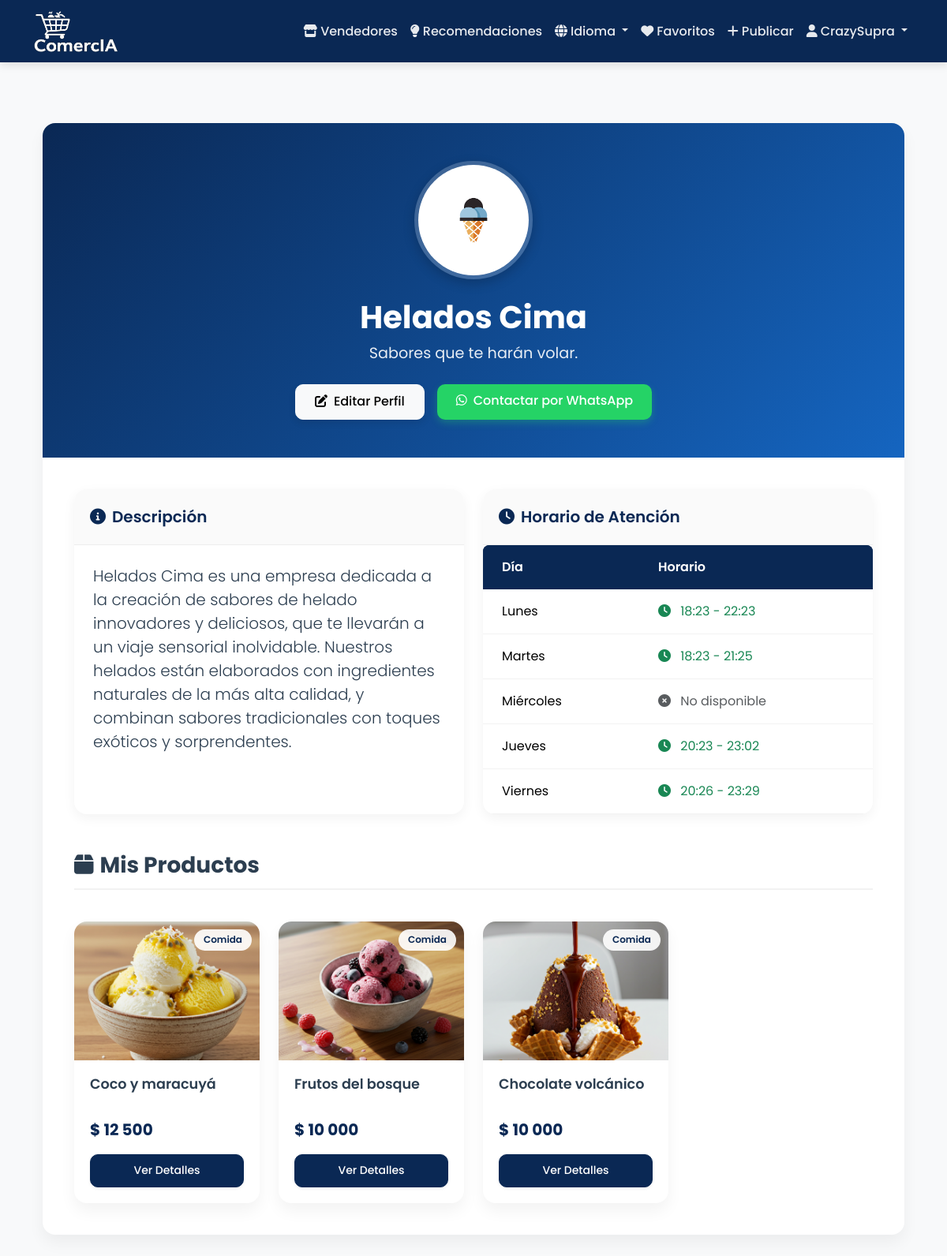
The page /es/profile/ (signed in) on the database as committed earlier.
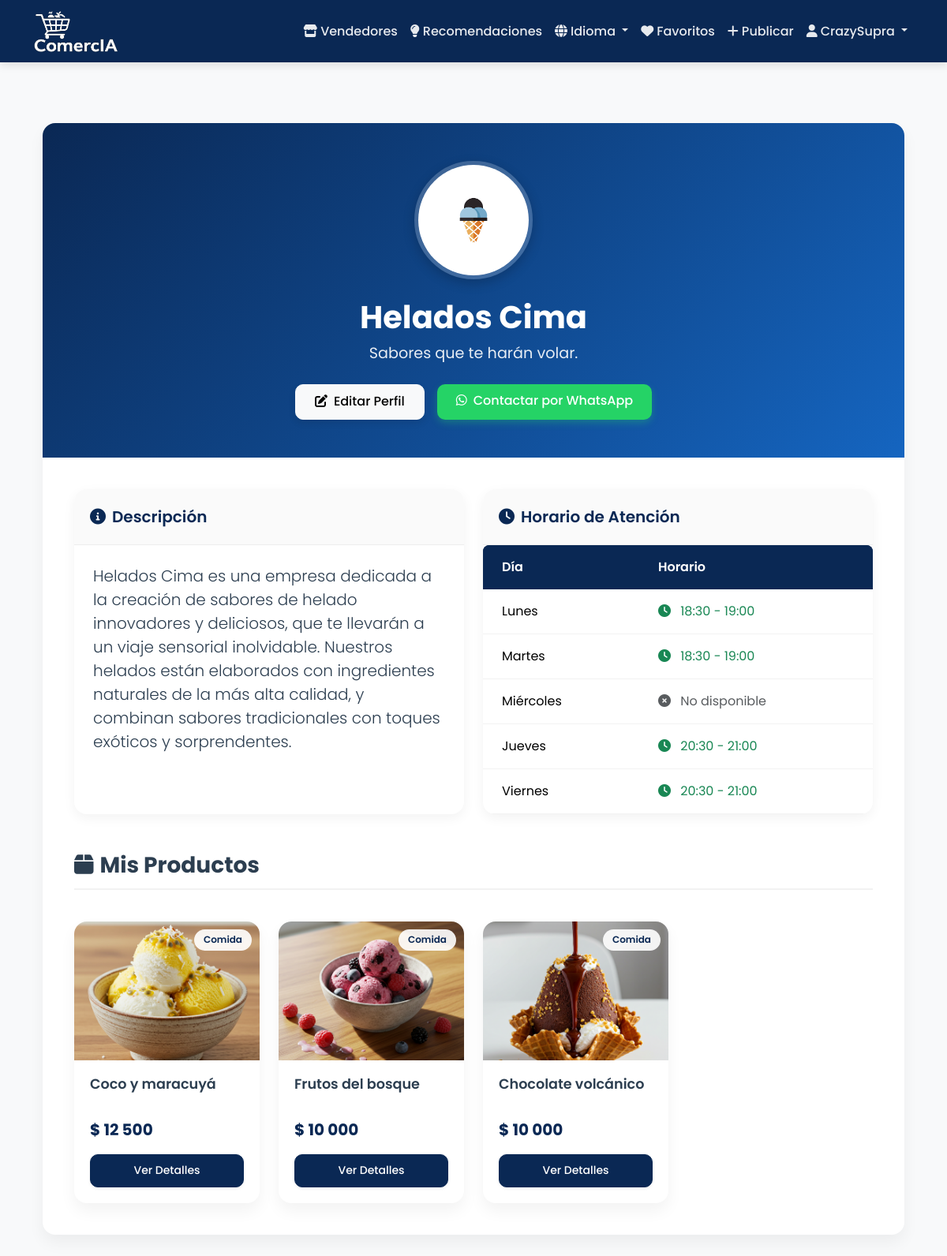
The same page on the database as committed later.
### seller_profiles/models.py (models this page shows, shortened)
class SellerProfile(models.Model):
    user = models.OneToOneField(
        User,
        on_delete=models.CASCADE,
        related_name='seller_profile'
    )
    profile_image = models.ImageField(
        upload_to='profiles/',
        verbose_name=_('Foto de perfil'),
        null=True,
        blank=True
    )
    store_name = models.CharField(
        max_length=100,
        verbose_name=_('Nombre de la tienda'),
        help_text=_('Nombre que se mostrará en tu perfil de vendedor')
    )
    slogan = models.CharField(
        max_length=200,
        verbose_name=_('Slogan'),
        help_text=_('Una frase corta que describa tu tienda'),
        blank=True,
        null=True
    )
    slogan_en = models.CharField(
        max_length=200,
        verbose_name=_('Slogan (English)'),
        help_text=_('English version of your store slogan'),
        blank=True,
        null=True
    )
    description = models.TextField(
        verbose_name=_('Descripción'),
        help_text=_('Describe tu tienda y los productos que vendes')
    )
    description_en = models.TextField(
        verbose_name=_('Descripción (English)'),
        help_text=_('Describe your store and products (English)'),
        blank=True,
        null=True
    )
    whatsapp = models.CharField(
        max_length=15,
        verbose_name=_('WhatsApp'),
        help_text=_('Ingresa tu número de WhatsApp con código de país (ej: 573001234567)'),
        blank=True,
        null=True
    )
    class Meta:
        verbose_name = 'Perfil de vendedor'
        verbose_name_plural = 'Perfiles de vendedores'
    def get_whatsapp_link(self, product_name=None):
        if not self.whatsapp:
            return None
        base_url = f"https://wa.me/{self.whatsapp}"
        if product_name:
            message = f"Hola, estoy interesado en el producto: {product_name}. ¿Podrías darme más información?"
            return f"{base_url}?text={urllib.parse.quote(message)}"
        return base_url

class Schedule(models.Model):
    DAYS_OF_WEEK = [
        ('Lunes', _('Lunes')),
        ('Martes', _('Martes')),
        ('Miércoles', _('Miércoles')),
        ('Jueves', _('Jueves')),
        ('Viernes', _('Viernes'))
    ]
    profile = models.ForeignKey(
        SellerProfile,
        on_delete=models.CASCADE,
        related_name='schedules'
    )
    day = models.CharField(
        max_length=20,
        choices=DAYS_OF_WEEK,
        verbose_name=_('Día')
    )
    is_available = models.BooleanField(
        default=True,
        verbose_name=_('Disponible')
    )
    start_time = models.TimeField(
        verbose_name=_('Hora de inicio'),
        null=True,
        blank=True,
        help_text=_('Horario de inicio (entre 6:00 AM y 9:30 PM, en intervalos de 30 minutos)')
    )
    end_time = models.TimeField(
        verbose_name=_('Hora de cierre'),
        null=True,
        blank=True,
        help_text=_('Horario de cierre (entre 6:30 AM y 10:00 PM, en intervalos de 30 minutos)')
    )
    class Meta:
        ordering = ['day']
        unique_together = ['profile', 'day']
        verbose_name = 'Horario'
        verbose_name_plural = 'Horarios'

### products/models.py (models this page shows, shortened)
class Product(models.Model):
    CATEGORY_CHOICES = [
        ('Comida', 'Comida'),
        ('Ropa', 'Ropa'),
        ('Tecnología', 'Tecnología'),
        ('Libros', 'Libros'),
        ('Otros', 'Otros'),
    ]
    CONDITION_CHOICES = [
        ('Nuevo', 'Nuevo'),
        ('Usado', 'Usado'),
        ('Buen estado', 'Buen estado'),
    ]
    FOOD_TYPE_CHOICES = [
        ('Panadería', 'Panadería'),
        ('Galletas', 'Galletas'),
        ('Repostería', 'Repostería'),
        ('Frutas', 'Frutas'),
        ('Frituras', 'Frituras'),
        ('Dulces', 'Dulces'),
        ('Helados', 'Helados'),
        ('Snacks', 'Snacks'),
        ('Comida rápida', 'Comida rápida'),
        ('Otros', 'Otros'),
    ]
    name = models.CharField(
        max_length=255,
        verbose_name=_('Nombre'),
        help_text=_('Nombre del producto')
    )
    name_en = models.CharField(
        max_length=255,
        verbose_name='Nombre (English)',
        help_text='Product name in English',
        blank=True,
        null=True
    )
    category = models.CharField(
        max_length=50,
        choices=CATEGORY_CHOICES,
        verbose_name='Categoría',
        null=True,
        blank=True
    )
    food_type = models.CharField(
        max_length=50,
        choices=FOOD_TYPE_CHOICES,
        verbose_name='Tipo de Comida',
        blank=True,
        null=True
    )
    description = models.TextField(
        verbose_name=_('Descripción'),
        help_text=_('Describe tu producto detalladamente')
    )
    description_en = models.TextField(
        verbose_name='Descripción (English)',
        help_text='Describe your product in English',
        blank=True,
        null=True
    )
    price = models.DecimalField(
        max_digits=10,
        decimal_places=2,
        validators=[MinValueValidator(0.01)],
        verbose_name=_('Precio'),
        help_text=_('Precio en pesos colombianos')
    )
    published_at = models.DateTimeField(
        default=timezone.now,
        verbose_name=_('Fecha de publicación')
    )
    condition = models.CharField(
        max_length=50,
        choices=CONDITION_CHOICES,
        verbose_name=_('Estado'),
        blank=True,
        null=True
    )
    image = models.ImageField(
        upload_to='products/',
        verbose_name=_('Imagen'),
        help_text=_('Imagen del producto')
    )
    seller = models.ForeignKey(
        User,
        on_delete=models.CASCADE,
        verbose_name=_('Vendedor'),
        related_name='products'
    )
    available = models.BooleanField(
        default=True,
        verbose_name=_('Disponible')
    )
    class Meta:
        verbose_name = 'Producto'
        verbose_name_plural = 'Productos'
        ordering = ['-published_at']
        indexes = [
            models.Index(fields=['name']),
            models.Index(fields=['category']),
            models.Index(fields=['available']),
        ]

### seller_profiles/views.py (the view)
# urls.py: path('profile/', profile_views.view_profile, name='view_profile'),
@login_required
def view_profile(request):
    try:
        profile = request.user.seller_profile
        day_order = {'Lunes': 1, 'Martes': 2, 'Miércoles': 3, 'Jueves': 4, 'Viernes': 5}
        schedules = profile.schedules.all()
        ordered_schedules = sorted(schedules, key=lambda x: day_order.get(x.day, 99))
        return render(request, 'seller_profiles/view_profile.html', {'profile': profile, 'ordered_schedules': ordered_schedules})
    except SellerProfile.DoesNotExist:
        messages.warning(request, 'Necesitas crear tu perfil de vendedor primero.')
        return redirect('create_profile')

### seller_profiles/templates/seller_profiles/view_profile.html (shortened to what this page needs)
{% extends 'seller_profiles/profile_base.html' %}
{% load humanize %}
{% block content %}
<section class="profile-section py-5">
    <div class="container">
        <div class="profile-card">
            <div class="profile-header">
                <div class="profile-image-wrapper">
                    {% if profile.profile_image %}
                        <img src="{{ profile.profile_image.url }}" alt="{{ profile.store_name }}" class="profile-image">
                    {% else %}
                        <div class="profile-image d-flex align-items-center justify-content-center bg-secondary">
                            <i class="fas fa-store fa-3x text-white"></i>
                        </div>
                    {% endif %}
                </div>
                <h1 class="store-name">{{ profile.store_name }}</h1>
                {% if profile.slogan %}
                    <p class="store-slogan">{{ profile.slogan }}</p>
                {% endif %}
                <div class="profile-actions">
                    {% if user == profile.user %}
                        <a href="{% url 'edit_profile' %}" class="btn btn-light edit-button">
                            <i class="fas fa-edit me-2"></i>Editar Perfil
                        </a>
                    {% endif %}
                    {% if profile.whatsapp %}
                        <a href="{{ profile.get_whatsapp_link }}"
                           class="btn whatsapp-button"
                           target="_blank"
                           rel="noopener noreferrer">
                            <i class="fab fa-whatsapp me-2"></i>Contactar por WhatsApp
                        </a>
                    {% endif %}
                </div>
            </div>
            <div class="profile-body">
                <div class="row g-4">
                    <div class="col-lg-6">
                        <div class="info-card">
                            <div class="info-card-header">
                                <i class="fas fa-info-circle me-2"></i>Descripción
                            </div>
                            <div class="info-card-body">
                                <p class="lead mb-0">{{ profile.description }}</p>
                            </div>
                        </div>
                    </div>
                    <div class="col-lg-6">
                        <div class="info-card">
                            <div class="info-card-header">
                                <i class="fas fa-clock me-2"></i>Horario de Atención
                            </div>
                            <div class="info-card-body p-0">
                                <div class="table-responsive">
                                    <table class="table schedule-table mb-0">
                                        <thead>
                                            <tr>
                                                <th>Día</th>
                                                <th>Horario</th>
                                            </tr>
                                        </thead>
                                        <tbody>
                                            {% for schedule in ordered_schedules %}
                                            <tr>
                                                <td>{{ schedule.get_day_display }}</td>
                                                <td>
                                                    {% if schedule.is_available %}
                                                        <span class="text-success">
                                                            <i class="fas fa-clock me-2"></i>
                                                            {{ schedule.start_time|time:"H:i" }} - {{ schedule.end_time|time:"H:i" }}
                                                        </span>
                                                    {% else %}
                                                        <span class="text-muted">
                                                            <i class="fas fa-times-circle me-2"></i>
                                                            No disponible
                                                        </span>
                                                    {% endif %}
                                                </td>
                                            </tr>
                                            {% endfor %}
                                        </tbody>
                                    </table>
                                </div>
                            </div>
                        </div>
                    </div>
                </div>
                {% if profile.user.products.exists %}
                <div class="mt-5">
                    <h2 class="section-title">
                        <i class="fas fa-box me-2"></i>Mis Productos
                    </h2>
                    <div class="row g-4 mt-3">
                        {% for product in profile.user.products.all %}
                            {% if product.available %}
                                <div class="col-md-6 col-lg-4 col-xl-3">
                                    <a href="{% url 'product_detail' product.id %}" class="product-card-link">
                                    <div class="product-card">
                                        <div class="product-image-container">
                                            {% if product.image %}
                                                <img src="{{ product.image.url }}" class="product-image" alt="{{ product.name }}">
                                            {% endif %}
                                            <div class="product-category">{{ product.get_category_display }}</div>
                                        </div>
                                        <div class="product-details">
                                            <h3 class="product-title">{{ product.name }}</h3>
                                            <div class="product-price">$ {{ product.price|floatformat:0|intcomma }}</div>
                                                <div class="btn btn-sm btn-primary view-details-btn mt-3">Ver Detalles</div>
                                            </div>
                                        </div>
                                    </a>
                                </div>
                            {% endif %}
                        {% endfor %}
                    </div>
                </div>
                {% endif %}
            </div>
        </div>
    </div>
</section>
{% endblock %}

### seller_profiles/templates/seller_profiles/profile_base.html (shortened to what this page needs)
{% extends 'products/base.html' %}
{% load form_tags %}

### products/templates/products/base.html (shortened to what this page needs)
<!DOCTYPE html>
<html>
<head>
    {% load i18n %}
    <link href="https://cdn.jsdelivr.net/npm/bootstrap@5.3.2/dist/css/bootstrap.min.css" rel="stylesheet">
    <link href="https://cdnjs.cloudflare.com/ajax/libs/font-awesome/6.0.0/css/all.min.css" rel="stylesheet">
</head>
<body>
    <nav class="navbar navbar-expand-lg navbar-dark">
        <div class="container">
            <a class="navbar-brand" href="{% url 'home' %}">
                <img src="/media/Logo/ComercIA_logo.png" alt="ComercIA Logo" height="55" class="d-inline-block align-middle">
            </a>
            <div class="collapse navbar-collapse" id="navbarNav">
                <ul class="navbar-nav ms-auto">
                    <li class="nav-item">
                        <a class="nav-link" href="{% url 'seller_list' %}">
                            <i class="fas fa-store me-1"></i>{% trans "Vendedores" %}
                        </a>
                    </li>
                    <li class="nav-item">
                        <a class="nav-link" href="{% url 'recommendations' %}">
                            <i class="fas fa-lightbulb me-1"></i>{% trans "Recomendaciones" %}
                        </a>
                    </li>
                    <li class="nav-item dropdown">
                        <a class="nav-link dropdown-toggle" href="#" role="button" data-bs-toggle="dropdown">
                            <i class="fas fa-globe me-1"></i>{% trans "Idioma" %}
                        </a>
                    </li>
                    {% if user.is_authenticated %}
                        <li class="nav-item">
                            <a class="nav-link" href="{% url 'favorites_list' %}">
                                <i class="fas fa-heart me-1"></i>{% trans "Favoritos" %}
                            </a>
                        </li>
                        <li class="nav-item">
                            <a class="nav-link" href="{% url 'add_product' %}">
                                <i class="fas fa-plus me-1"></i>{% trans "Publicar" %}
                            </a>
                        </li>
                        <li class="nav-item dropdown">
                            <a class="nav-link dropdown-toggle" href="#" role="button" data-bs-toggle="dropdown">
                                <i class="fas fa-user me-1"></i>{{ user.username }}
                            </a>
                        </li>
                    {% endif %}
                </ul>
            </div>
        </div>
    </nav>
    <div class="content">
        <div class="container">
            {% block content %}{% endblock %}
        </div>
    </div>
</body>
</html>

Rows that differ between the two databases and show on the page:
changed Schedule "Lunes": start_time "18:23" → "18:30"; end_time "22:23" → "19:00"
changed Schedule "Martes": start_time "18:23" → "18:30"; end_time "21:25" → "19:00"
changed Schedule "Jueves": start_time "20:23" → "20:30"; end_time "23:02" → "21:00"
changed Schedule "Viernes": start_time "20:26" → "20:30"; end_time "23:29" → "21:00"
